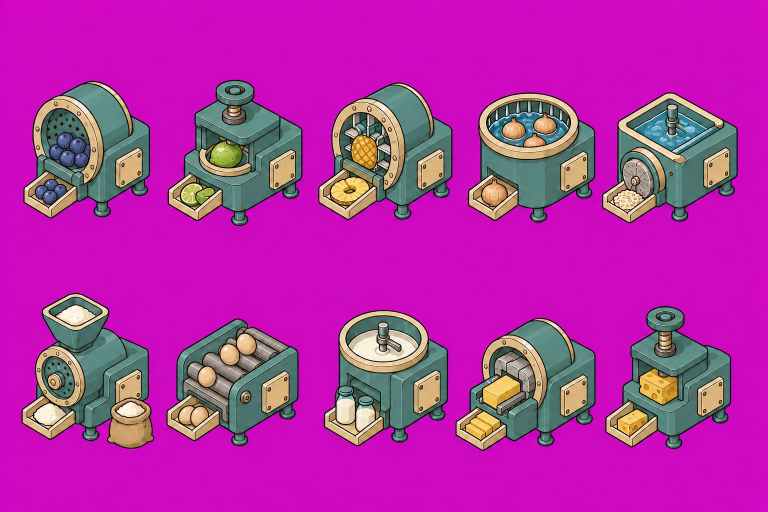
#> input picture Bubbleworks_Harbor_Character_Pack_01/additional_assets/01_factory_machines_asset_sheet.jpeg, 1536 x 1024 px (shown at 1/2 size)
$ python slice_assets.py
#> lines starting #> are read from the running program, lines starting #| are printed output that depends on the picture; after the words box and inside, x2 and y2 are one past the last pixel; in counts of white or black regions, pixels touching at a corner belong together
#> in lift_background, rgb is the input picture: shape (1024, 1536, 3); mean R, G, B 179.3, 47, 166.2
#!/usr/bin/env python3
"""Slice the Bubbleworks Harbor character pack into game-ready PNGs.

Covers the guests, staff, ingredients, food and factory machines. The furniture,
wall joinery and room plates that this pack also shipped are superseded by
art_pack_02 — see tools/slice_pack02.py.

Source sheets ship as flat JPEGs on either a magenta chroma key or the cream
paper backdrop. This walks each sheet, lifts the background, cuts the grid,
trims every cell to its ink, and writes an atlas manifest the game loads at
boot.

    python3 tools/slice_assets.py
"""

from __future__ import annotations

import json
import os
from collections import deque
from dataclasses import dataclass, field

import numpy as np
from PIL import Image, ImageFilter
from scipy import ndimage

ROOT = os.path.dirname(os.path.dirname(os.path.abspath(__file__)))
PACK = os.path.join(ROOT, "Bubbleworks_Harbor_Character_Pack_01")
OUT = os.path.join(ROOT, "assets")


# --------------------------------------------------------------------------
# background removal
# --------------------------------------------------------------------------

def magenta_score(rgb: np.ndarray) -> np.ndarray:
    """0..1 confidence that a pixel is the magenta chroma key."""
    r = rgb[..., 0].astype(np.int16)
    g = rgb[..., 1].astype(np.int16)
    b = rgb[..., 2].astype(np.int16)
    # magenta = high red + high blue, conspicuously low green
    hot = np.minimum(r, b)
    gap = hot - g
    ok = (hot > 120) & (gap > 60)
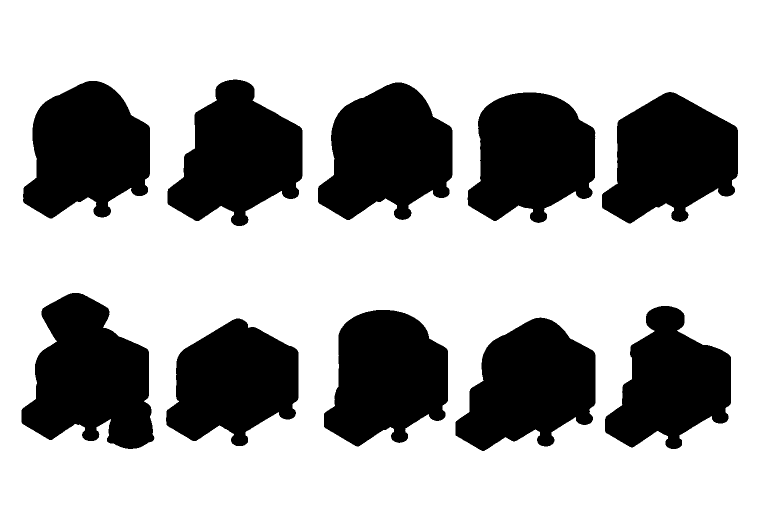
#> ok: shape (1024, 1536) bool (shown at 1/2 size); 68.4% white; 10 black regions, largest, box (x1, y1, x2, y2) and area: (43, 586, 309, 898) 55137, (636, 165, 905, 440) 52166, (46, 162, 300, 437) 50425
    return ok


def cream_score(rgb: np.ndarray) -> np.ndarray:
    """True where a pixel matches the pale paper backdrop."""
    r = rgb[..., 0].astype(np.int16)
    g = rgb[..., 1].astype(np.int16)
    b = rgb[..., 2].astype(np.int16)
    bright = (r > 228) & (g > 226) & (b > 214)
    flat = (np.abs(r - g) < 16) & (np.abs(g - b) < 26) & (r >= b)
    return bright & flat


def flood_from_border(candidate: np.ndarray) -> np.ndarray:
    """Keep only the candidate-background pixels connected to the image edge.

    Protects interiors that happen to share the backdrop colour (white plates,
    cream shells) because a dark outline always fences them off.
    """
    h, w = candidate.shape
    seen = np.zeros((h, w), dtype=bool)
    q: deque[tuple[int, int]] = deque()

    for x in range(w):
        for y in (0, h - 1):
            if candidate[y, x] and not seen[y, x]:
                seen[y, x] = True
                q.append((y, x))
    for y in range(h):
        for x in (0, w - 1):
            if candidate[y, x] and not seen[y, x]:
                seen[y, x] = True
                q.append((y, x))

    # scanline flood: walk runs instead of single pixels, ~20x faster in python
    while q:
        y, x = q.popleft()
        x0 = x
        while x0 > 0 and candidate[y, x0 - 1] and not seen[y, x0 - 1]:
            x0 -= 1
            seen[y, x0] = True
        x1 = x
        while x1 < w - 1 and candidate[y, x1 + 1] and not seen[y, x1 + 1]:
            x1 += 1
            seen[y, x1] = True
        for ny in (y - 1, y + 1):
            if 0 <= ny < h:
                row_c = candidate[ny]
                row_s = seen[ny]
                nx = x0
                while nx <= x1:
                    if row_c[nx] and not row_s[nx]:
                        row_s[nx] = True
                        q.append((ny, nx))
                        while nx <= x1 and row_c[nx]:
                            nx += 1
                    else:
                        nx += 1
    return seen


def lift_background(img: Image.Image, mode: str, feather: float = 0.7) -> Image.Image:
    """Return an RGBA copy with the sheet backdrop knocked out."""
    rgb = np.asarray(img.convert("RGB"))
    if mode == "magenta":
        # the chroma key never appears in the art, so trust the colour test
        # directly — a border flood would leave magenta trapped between chair
        # spindles and under stool seats.
        bg = magenta_score(rgb)
    else:
        # cream *does* appear inside the art (plates, shells), so only lift the
        # backdrop reachable from the sheet edge.
        bg = flood_from_border(cream_score(rgb))

    alpha = np.where(bg, 0, 255).astype(np.uint8)
    a = Image.fromarray(alpha, mode="L")
    # pull the edge in a hair so JPEG ringing / chroma spill does not survive
    a = a.filter(ImageFilter.MinFilter(3))
#> a: PIL image 1536x1024 L; 30.8% white; 10 white regions, largest, box (x1, y1, x2, y2) and area: (44, 587, 307, 897) 53664, (637, 166, 904, 439) 50912, (47, 163, 299, 436) 49197
    if feather:
        a = a.filter(ImageFilter.GaussianBlur(feather))

    out = img.convert("RGBA")
    out.putalpha(a)
    return out


# --------------------------------------------------------------------------
# slicing helpers
# --------------------------------------------------------------------------

def bucket_blobs(img: Image.Image, cols: int, rows: int, min_area: int):
    """Group ink blobs into grid cells by centroid.

    Sheets are hand-laid, so items drift off their nominal cell and a straight
    grid crop clips neighbours into frame. Labelling the ink first and bucketing
    whole blobs keeps each sprite intact and its neighbours out.

    Returns (label_image, alpha, {(row, col): [label_ids]}).
    """
#> called with cols = 5, rows = 2, min_area = 48
    alpha = np.asarray(img.getchannel("A"))
    ink = alpha > 24
#> ink: shape (1024, 1536) bool; 31.4% white; 10 white regions, largest, box (x1, y1, x2, y2) and area: (43, 586, 308, 898) 54714, (636, 165, 905, 440) 51800, (46, 162, 300, 437) 50072
    lbl, n = ndimage.label(ink)
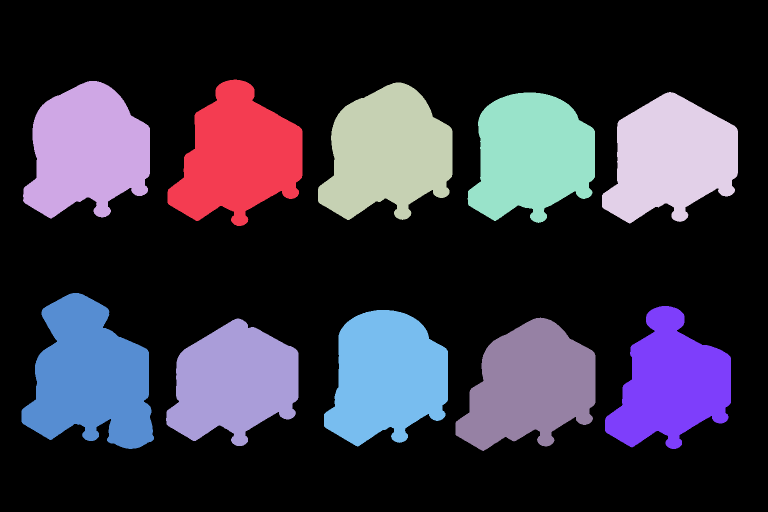
#> lbl: shape (1024, 1536) int32 (shown at 1/2 size); 11 distinct labels, from 0 to 10; one colour per label, 0 black
#> n = 10
    buckets: dict[tuple[int, int], list[int]] = {}
    if n == 0:
        return lbl, alpha, buckets

    areas = ndimage.sum(ink, lbl, range(1, n + 1))
#> areas = [49569, 50072, 51800, 48975, 49301, 54714, 43794, 49546, 49888, 46241]
    cents = ndimage.center_of_mass(ink, lbl, range(1, n + 1))
#> cents = [(313.1, 475.8), (301.3, 173.9), (306.2, 774.4), (316.6, 1341.9), (310.9, 1063), (755, 179.8), (767.6, 1341.5), (753.9, 773.1), (772.5, 1059.7), (764.7, 467.1)]
    cw, chh = img.width / cols, img.height / rows
#> cw = 307.2; chh = 512
    for i in range(n):
        if areas[i] < min_area:
            continue
        cy, cx = cents[i]
        col = min(cols - 1, max(0, int(cx // cw)))
        row = min(rows - 1, max(0, int(cy // chh)))
        buckets.setdefault((row, col), []).append(i + 1)
#> this loop made 10 passes
#> (cy, cx, col, row) on passes 1 to 10: (313.1, 475.8, 1, 0), (301.3, 173.9, 0, 0), (306.2, 774.4, 2, 0), (316.6, 1341.9, 4, 0), (310.9, 1063, 3, 0), (755, 179.8, 0, 1), (767.6, 1341.5, 4, 1), (753.9, 773.1, 2, 1), (772.5, 1059.7, 3, 1), (764.7, 467.1, 1, 1)
#> after the loop, buckets = 10 items
    return lbl, alpha, buckets


def content_box(img: Image.Image, threshold: int = 12):
    """Bounding box of pixels above an alpha threshold, or None if empty."""
    a = np.asarray(img.getchannel("A"))
    ys, xs = np.nonzero(a > threshold)
    if len(xs) == 0:
        return None
    return int(xs.min()), int(ys.min()), int(xs.max()) + 1, int(ys.max()) + 1


def fit_height(img: Image.Image, target_h: int) -> Image.Image:
    if img.height == target_h:
        return img
    scale = target_h / img.height
    w = max(1, round(img.width * scale))
    return img.resize((w, target_h), Image.LANCZOS)


def fit_box(img: Image.Image, max_w: int, max_h: int) -> Image.Image:
    scale = min(max_w / img.width, max_h / img.height, 1.0)
    if scale >= 0.999:
        return img
    return img.resize(
        (max(1, round(img.width * scale)), max(1, round(img.height * scale))),
        Image.LANCZOS,
    )


@dataclass
class Sheet:
    """One source sheet and how to carve it up."""

    src: str
    mode: str
    cols: int
    rows: int
    out_dir: str
    names: list[str]
    max_h: int = 256
    max_w: int = 384
    pad: int = 2
    min_area: int = 48
    entries: list[dict] = field(default_factory=list)


SHEETS = [
    Sheet(
        src="additional_assets/01_factory_machines_asset_sheet.jpeg",
        mode="magenta", cols=5, rows=2, out_dir="machines",
        names=[
            "berry_tumbler", "citrus_press", "pineapple_slicer",
            "onion_boiler", "ice_mill",
            "rice_grinder", "egg_roller", "cream_churn",
            "butter_roller", "cheese_press",
        ],
        max_h=210,
    ),
    Sheet(
        src="additional_assets/08_ingredients_asset_sheet.jpeg",
        mode="cream", cols=6, rows=5, out_dir="ingredients",
        names=[
            "shrimp", "crab", "lobster_tail", "squid", "octopus_leg", "scallop",
            "clam", "oyster", "salmon", "tuna", "kelp", "sea_grapes",
            "nori", "lemon", "coconut", "tomato", "cabbage", "potato",
            "carrot", "strawberry", "blueberry", "lime", "pineapple", "onion",
            "rice", "flour", "egg", "milk", "butter", "cheese",
        ],
        max_h=128,
    ),
    Sheet(
        src="additional_assets/09_food_asset_sheet.jpeg",
        mode="cream", cols=6, rows=4, out_dir="food",
        names=[
            "oyster_plate", "crab_burger", "coral_platter",
            "kelp_ramen", "scallop_tart", "shrimp_toast",
            "puffer_burger", "kelp_fries", "octopus_skewer",
            "miso_chowder", "starfish_cookie", "clam_congee",
            "sea_roll", "reef_soda", "anchor_pretzel",
            "mermaid_pop", "lobster_roll", "scallop_bowl",
            "kelp_latte", "pearl_boba", "tide_sundae",
            "taiyaki", "cinnamon_swirls", "treasure_bento",
        ],
        max_h=132,
    ),
]


def slice_sheets(manifest: dict) -> None:
    for sheet in SHEETS:
        img = lift_background(Image.open(os.path.join(PACK, sheet.src)), sheet.mode)
        lbl, alpha, buckets = bucket_blobs(img, sheet.cols, sheet.rows, sheet.min_area)
#> buckets = 10 items
        out_dir = os.path.join(OUT, sheet.out_dir)
        os.makedirs(out_dir, exist_ok=True)

        for idx, name in enumerate(sheet.names):
            col, row = idx % sheet.cols, idx // sheet.cols
            ids = buckets.get((row, col))
            if not ids:
                print(f"  ! {sheet.out_dir}/{name}: no ink in cell r{row}c{col}")
                continue
            keep = np.isin(lbl, ids)
            cell = img.copy()
            cell.putalpha(Image.fromarray(np.where(keep, alpha, 0).astype(np.uint8), mode="L"))
            box = content_box(cell)
            if box is None:
                print(f"  ! {sheet.out_dir}/{name}: empty cell")
                continue
            cut = cell.crop(box)
            cut = fit_box(cut, sheet.max_w, sheet.max_h)

            padded = Image.new("RGBA", (cut.width + sheet.pad * 2, cut.height + sheet.pad * 2))
            padded.paste(cut, (sheet.pad, sheet.pad))

            rel = f"{sheet.out_dir}/{name}.png"
            padded.save(os.path.join(OUT, rel))
            sheet.entries.append({"id": name, "src": rel, "w": padded.width, "h": padded.height})
#> this loop made 10 passes
#> (ids, box) on passes 1 to 10: ([2], (46, 162, 300, 437)), ([1], (335, 159, 605, 452)), ([3], (636, 165, 905, 440)), ([5], (935, 185, 1190, 446)), ([4], (1204, 184, 1476, 447)), ([6], (43, 586, 308, 898)), ([10], (332, 637, 597, 892)), ([8], (648, 620, 896, 893)), ([9], (911, 635, 1191, 902)), ([7], (1210, 612, 1462, 898))
#> pass 1, in slice_sheets, `cut = fit_box(cut, sheet.max_w, sheet.max_h)`:
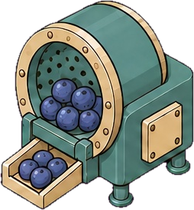
#> cut: PIL image 194x210 RGBA; mean R, G, B, A 79.7, 87.3, 79.4, 179.5; transparent parts drawn white
#> after the loop:
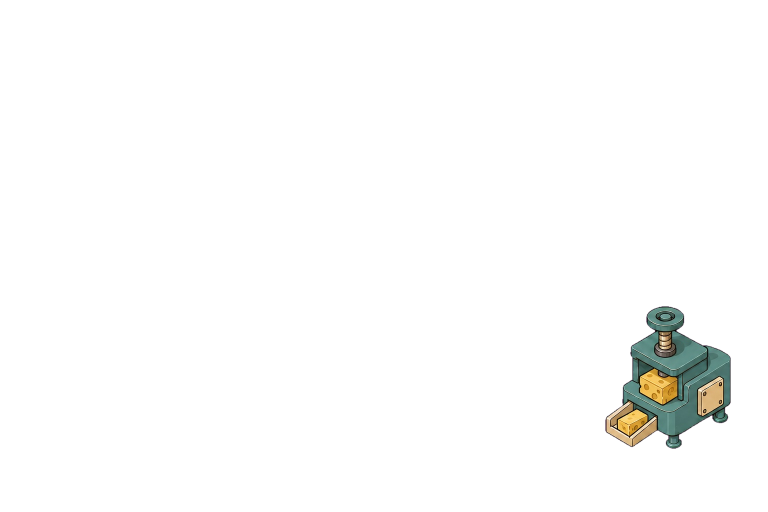
#> cell: PIL image 1536x1024 RGBA (shown at 1/2 size); mean R, G, B, A 179.3, 47, 166.2, 6.9; transparent parts drawn white
#> after the loop:
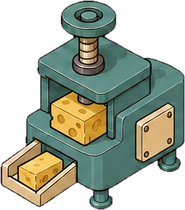
#> cut: PIL image 185x210 RGBA; mean R, G, B, A 69.2, 75.7, 61.2, 151.6; transparent parts drawn white
#> after the loop:
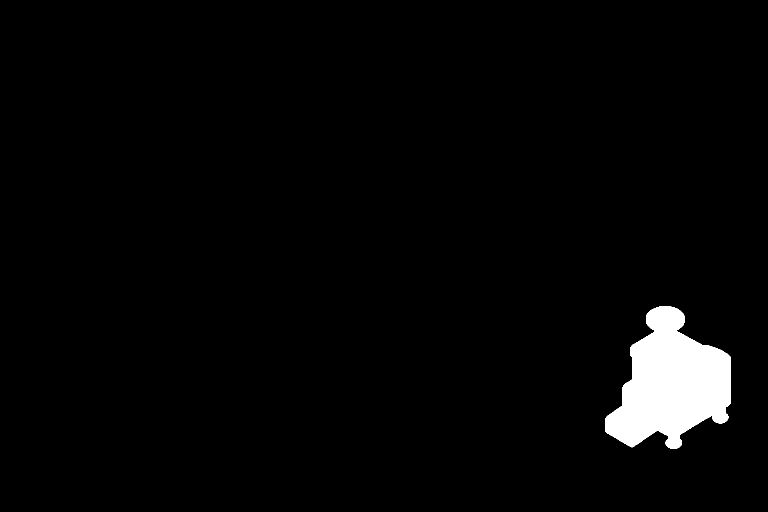
#> keep: shape (1024, 1536) bool (shown at 1/2 size); 2.8% white; 1 white region, box (x1, y1, x2, y2) and area: (1210, 612, 1462, 898) 43794
#> after the loop:
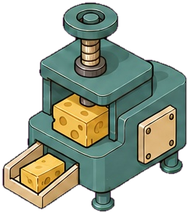
#> padded: PIL image 189x214 RGBA; mean R, G, B, A 66.4, 72.7, 58.8, 145.7; transparent parts drawn white
#> after the loop, sheet.entries = 10 items

        manifest[sheet.out_dir] = sheet.entries
        print(f"  {sheet.out_dir}: {len(sheet.entries)} sprites")
#|   machines: 10 sprites
#> pass 2 of the loop in slice_sheets, `for sheet in SHEETS:`:
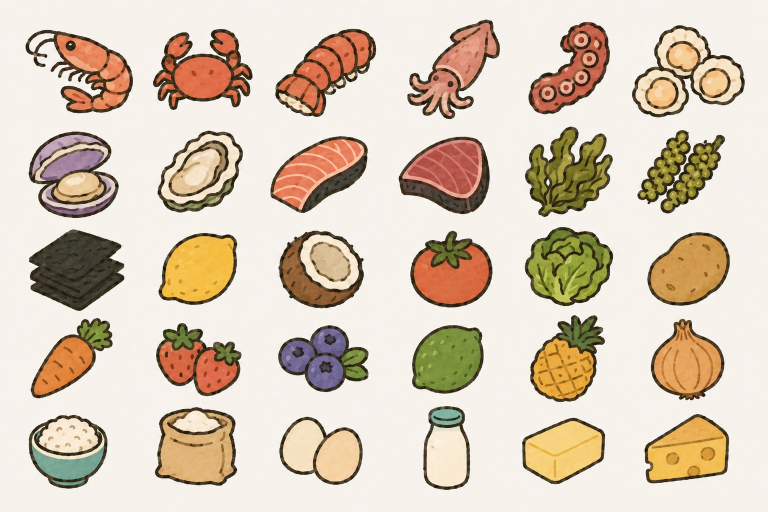
#> input picture Bubbleworks_Harbor_Character_Pack_01/additional_assets/08_ingredients_asset_sheet.jpeg, 1536 x 1024 px (shown at 1/2 size)
#> in lift_background, rgb is the input picture: shape (1024, 1536, 3); mean R, G, B 215.6, 200.2, 182
#> bright: shape (1024, 1536) bool; 64.9% white; 78 black regions (47 under 20 px), largest, box (x1, y1, x2, y2) and area: (1263, 50, 1490, 235) 25633, (57, 263, 238, 436) 23492, (57, 458, 249, 622) 21560
#> flat: shape (1024, 1536) bool; 73.3% white; 380 black regions (315 under 20 px), largest, box (x1, y1, x2, y2) and area: (1268, 56, 1486, 229) 19743, (1053, 457, 1222, 610) 18083, (62, 266, 233, 432) 17817
#> h = 1024; w = 1536
#> after the loop in flood_from_border, `for y in range(h):`:
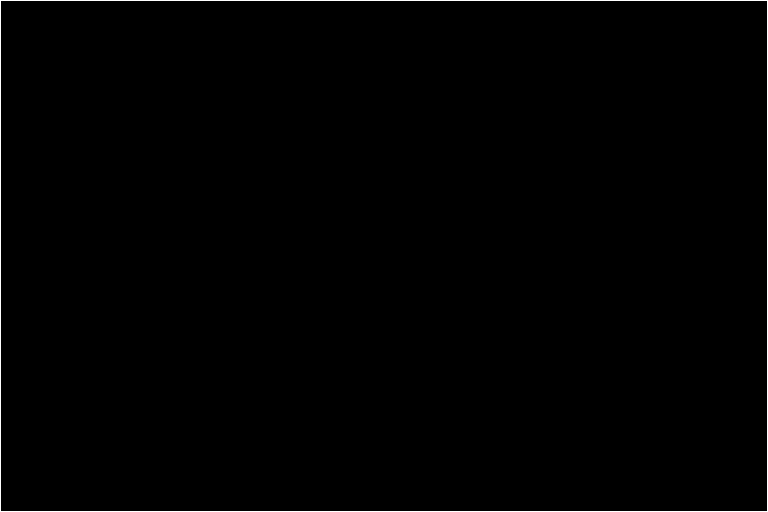
#> seen: shape (1024, 1536) bool (shown at 1/2 size); 0.33% white in thin lines or dots
#> alpha: shape (1024, 1536); 35.6% white; 48 white regions (18 under 20 px), largest, box (x1, y1, x2, y2) and area: (1263, 50, 1490, 235) 25756, (57, 263, 238, 436) 23510, (309, 814, 475, 972) 21913
#> ink: shape (1024, 1536) bool; 35.2% white; 31 white regions (1 under 20 px), largest, box (x1, y1, x2, y2) and area: (1264, 50, 1490, 235) 25482, (57, 263, 238, 436) 23279, (309, 814, 475, 972) 21755
#> lbl: shape (1024, 1536) int32; 32 distinct labels, from 0 to 31
#> the loop in bucket_blobs (call 2), `for i in range(n):` made 31 passes
#> (cy, cx, col, row) on passes 1, 2, 3, 4, 5, 6, 8, 9: (140.4, 911.3, 3, 0), (140.1, 1146.5, 4, 0), (149.3, 1372.3, 5, 0), (142.1, 405.9, 1, 0), (142.1, 652.2, 2, 0), (141.1, 173.5, 0, 0), (347, 1135.8, 4, 1), (342.9, 1361, 5, 1)
#> in slice_sheets, `lbl, alpha, buckets = bucket_blobs(img, sheet.cols, sheet.rows, sheet...`: buckets = 30 items
#> the loop in slice_sheets, `for idx, name in enumerate(sheet.names):` made 30 passes
#> (ids, box) on passes 1 to 8: ([6], (51, 59, 266, 227)), ([4], (306, 57, 505, 220)), ([5], (550, 57, 753, 234)), ([1], (814, 39, 1000, 239)), ([2], (1057, 43, 1220, 229)), ([3], (1264, 50, 1490, 235)), ([11], (57, 263, 238, 436)), ([10], (315, 261, 486, 426))
#> after the loop in slice_sheets, `for idx, name in enumerate(sheet.names):`:
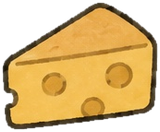
#> padded: PIL image 160x132 RGBA; mean R, G, B, A 144.9, 112.1, 52, 174.3; transparent parts drawn white
#|   ingredients: 30 sprites


def slice_characters(manifest: dict) -> None:
    """Trim the 3-frame character strips to a shared box so frames don't jitter."""
#> (the run stopped early here; a loop or call above may not have finished)
